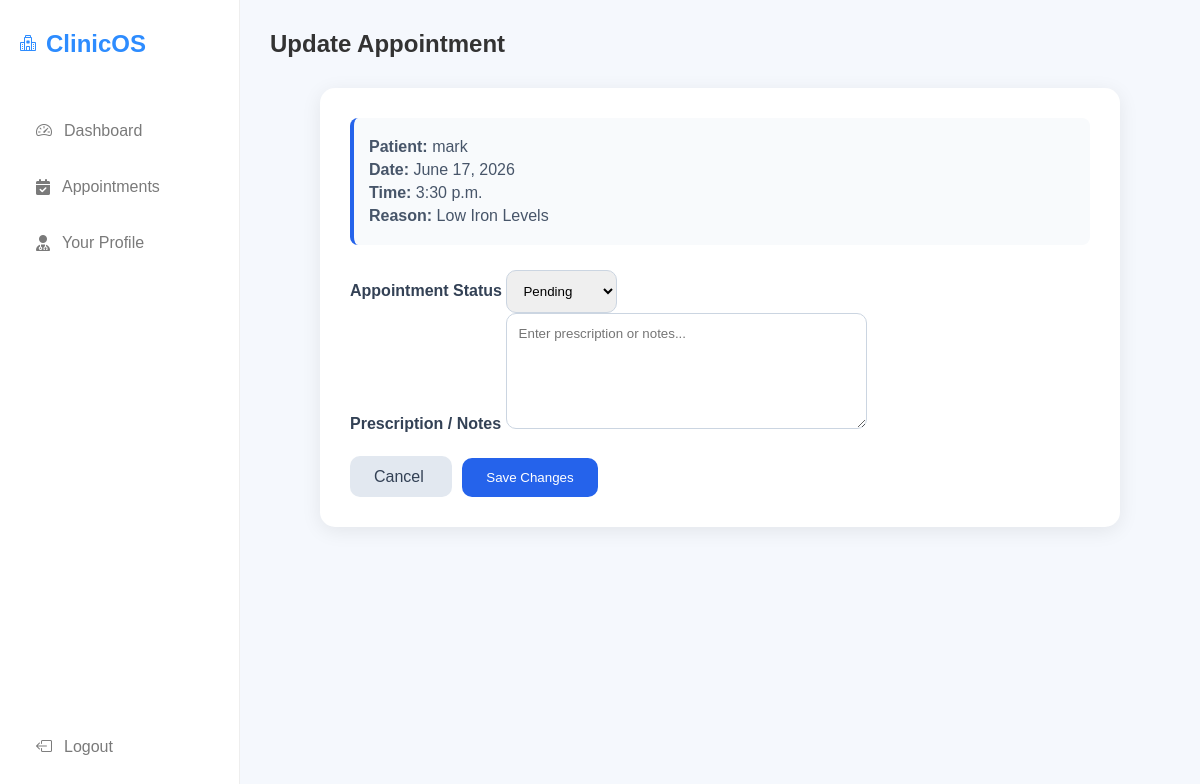
/doctor/appointments/update/17/ (signed in), run on an earlier commit of the app's database.
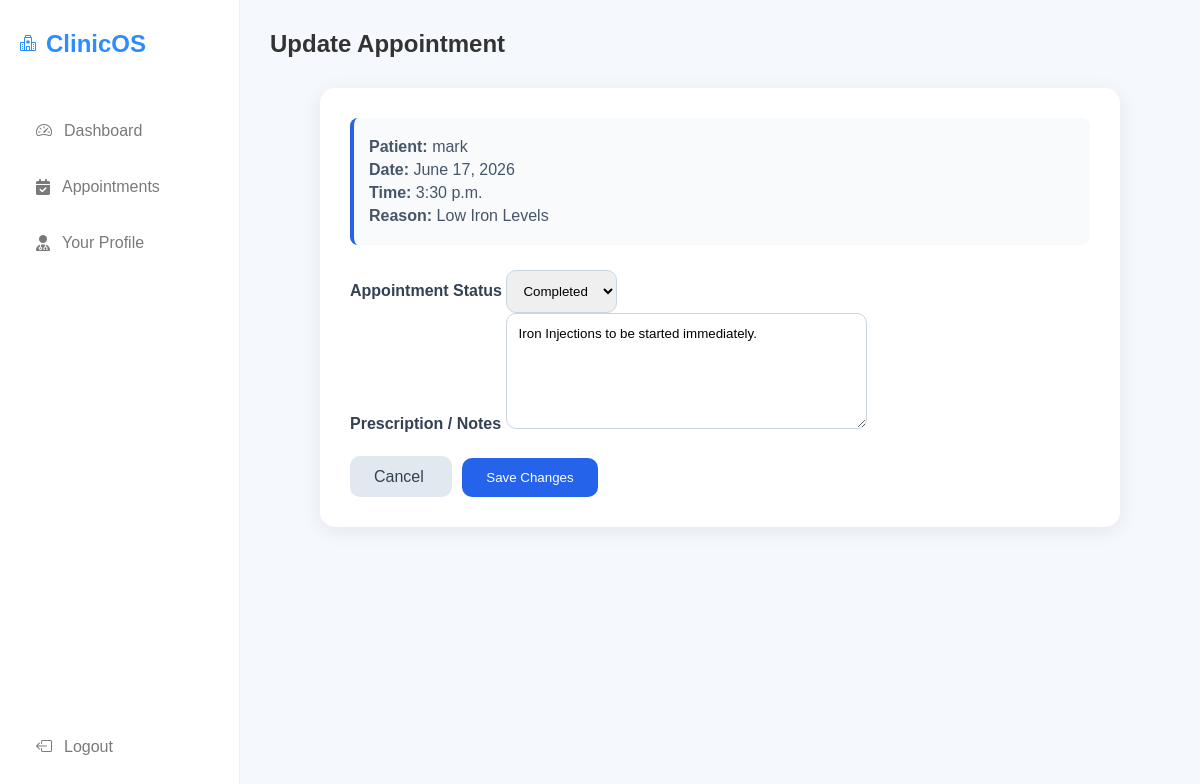
And on a later commit of the database.
### managementsystem/models.py (models this page shows, shortened)
class Appointment(models.Model):
    doctor = models.ForeignKey(Doctor, on_delete=models.CASCADE)
    patient = models.ForeignKey(Patient, on_delete=models.CASCADE)
    appointment_date = models.DateField(default=timezone.now)
    appointment_time = models.TimeField(null=True,blank=True)
    reason = models.TextField(blank=True)
    STATUS_CHOICES = [('Pending', 'Pending'),('Completed', 'Completed'),]
    status = models.CharField(max_length=20,choices=STATUS_CHOICES,default='Pending')
    notes = models.TextField(blank=True)

class Patient(models.Model):
    user = models.OneToOneField(CustomUser,on_delete=models.CASCADE)
    gender_choices = (('male','Male'),('female','Female'),('other','Other'))
    gender = models.CharField(max_length=10,choices=gender_choices,default='male')
    age = models.IntegerField()
    phone = models.CharField(max_length=15)
    blood_group_choices = (('A+', 'A+'),('A-', 'A-'),('B+', 'B+'),('B-', 'B-'),('AB+', 'AB+'),('AB-', 'AB-'),('O+', 'O+'),('O-', 'O-'),)
    blood_group = models.CharField(max_length=3,choices=blood_group_choices)
    photo = models.ImageField(upload_to='patients',default='default/default.png')
    def __str__(self):
        return self.user.username

class CustomUser(AbstractUser):
    ROLE_CHOICES = (
        ('admin', 'Admin'),
        ('doctor', 'Doctor'),
        ('patient', 'Patient'),
    )
    role = models.CharField(max_length=20, choices=ROLE_CHOICES,default='patient')

### managementsystem/views/doctor_views.py (the view)
# urls.py: path('appointments/update/<int:pk>/',doctor_update_appointment,name='doctor_update_appointment'),
@login_required
def doctor_update_appointment(request, pk):
    appointment = get_object_or_404(Appointment, pk=pk)
    if appointment.doctor.user != request.user:
        messages.error(request, "You are not authorized to edit this appointment.")
        return redirect('doctor_appointments')
    form = AppointmentUpdateForm(request.POST or None, instance=appointment)
    if request.method == 'POST' and form.is_valid():
        form.save()
        messages.success(request, "Appointment updated successfully.")
        return redirect('doctor_appointments')
    return render(request, 'doctor/edit_appointment.html', {'form': form, 'appointment': appointment})

### managementsystem/forms.py
class AppointmentUpdateForm(forms.ModelForm):
    class Meta:
        model = Appointment
        fields = ['status', 'notes']
        widgets = {
            'status': forms.Select(
                attrs={'class': 'form-select'}
            ),
            'notes': forms.Textarea(
                attrs={
                    'class': 'form-control',
                    'rows': 6,
                    'placeholder': 'Enter prescription or notes...'
                }
            ),
        }

### managementsystem/templates/doctor/edit_appointment.html (shortened to what this page needs)
{% extends 'doctor/base.html' %}
{% load static %}
{% block header %}Update Appointment{% endblock %}
{% block content %}
<div class="update-container">
    <div class="update-card">
        <div class="info-box">
            <p><strong>Patient:</strong> {{ appointment.patient }}</p>
            <p><strong>Date:</strong> {{ appointment.appointment_date }}</p>
            <p><strong>Time:</strong> {{ appointment.appointment_time }}</p>
            <p><strong>Reason:</strong> {{ appointment.reason }}</p>
        </div>
        <form method="POST">
            <div class="mb-4">
                <label class="form-label">
                    Appointment Status
                </label>
                {{ form.status }}
            </div>
            <div class="mb-4">
                <label class="form-label">
                    Prescription / Notes
                </label>
                {{ form.notes }}
            </div>
            <div class="button-group">
                <a href="{% url 'doctor_appointments' %}"
                   class="btn-back">
                    Cancel
                </a>
                <button type="submit"
                        class="btn-save">
                    Save Changes
                </button>
            </div>
        </form>
    </div>
</div>
{% endblock %}

What changed in the data, as far as the page shows it:
changed Appointment "Low Iron Levels": status "Pending" → "Completed"; notes (not shown) → "Iron Injections to be started immediately."
